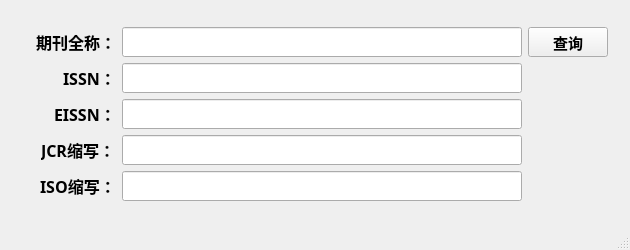
<?xml version="1.0" encoding="UTF-8"?>
<ui version="4.0">
 <class>MainWindow</class>
 <widget class="QMainWindow" name="MainWindow">
  <property name="geometry">
   <rect>
    <x>0</x>
    <y>0</y>
    <width>630</width>
    <height>250</height>
   </rect>
  </property>
  <property name="minimumSize">
   <size>
    <width>630</width>
    <height>250</height>
   </size>
  </property>
  <property name="maximumSize">
   <size>
    <width>630</width>
    <height>250</height>
   </size>
  </property>
  <property name="windowTitle">
   <string>WOS期刊缩写查询</string>
  </property>
  <widget class="QWidget" name="centralwidget">
   <layout class="QGridLayout" name="gridLayout">
    <item row="2" column="1">
     <spacer name="verticalSpacer">
      <property name="orientation">
       <enum>Qt::Vertical</enum>
      </property>
      <property name="sizeHint" stdset="0">
       <size>
        <width>20</width>
        <height>40</height>
       </size>
      </property>
     </spacer>
    </item>
    <item row="1" column="1">
     <layout class="QHBoxLayout" name="horizontalLayout_7">
      <item>
       <layout class="QVBoxLayout" name="verticalLayout">
        <item>
         <layout class="QHBoxLayout" name="horizontalLayout_5">
          <item>
           <spacer name="horizontalSpacer_3">
            <property name="orientation">
             <enum>Qt::Horizontal</enum>
            </property>
            <property name="sizeHint" stdset="0">
             <size>
              <width>40</width>
              <height>20</height>
             </size>
            </property>
           </spacer>
          </item>
          <item>
           <widget class="QLabel" name="label">
            <property name="minimumSize">
             <size>
              <width>0</width>
              <height>30</height>
             </size>
            </property>
            <property name="maximumSize">
             <size>
              <width>16777215</width>
              <height>30</height>
             </size>
            </property>
            <property name="font">
             <font>
              <family>宋体</family>
              <pointsize>12</pointsize>
              <weight>75</weight>
              <bold>true</bold>
             </font>
            </property>
            <property name="text">
             <string>期刊全称：</string>
            </property>
           </widget>
          </item>
         </layout>
        </item>
        <item>
         <layout class="QHBoxLayout" name="horizontalLayout">
          <item>
           <spacer name="horizontalSpacer">
            <property name="orientation">
             <enum>Qt::Horizontal</enum>
            </property>
            <property name="sizeHint" stdset="0">
             <size>
              <width>40</width>
              <height>20</height>
             </size>
            </property>
           </spacer>
          </item>
          <item>
           <widget class="QLabel" name="label_2">
            <property name="minimumSize">
             <size>
              <width>0</width>
              <height>30</height>
             </size>
            </property>
            <property name="maximumSize">
             <size>
              <width>16777215</width>
              <height>30</height>
             </size>
            </property>
            <property name="font">
             <font>
              <family>宋体</family>
              <pointsize>12</pointsize>
              <weight>75</weight>
              <bold>true</bold>
             </font>
            </property>
            <property name="text">
             <string>ISSN：</string>
            </property>
           </widget>
          </item>
         </layout>
        </item>
        <item>
         <layout class="QHBoxLayout" name="horizontalLayout_2">
          <item>
           <spacer name="horizontalSpacer_2">
            <property name="orientation">
             <enum>Qt::Horizontal</enum>
            </property>
            <property name="sizeHint" stdset="0">
             <size>
              <width>40</width>
              <height>20</height>
             </size>
            </property>
           </spacer>
          </item>
          <item>
           <widget class="QLabel" name="label_3">
            <property name="minimumSize">
             <size>
              <width>0</width>
              <height>30</height>
             </size>
            </property>
            <property name="maximumSize">
             <size>
              <width>16777215</width>
              <height>30</height>
             </size>
            </property>
            <property name="font">
             <font>
              <family>宋体</family>
              <pointsize>12</pointsize>
              <weight>75</weight>
              <bold>true</bold>
             </font>
            </property>
            <property name="text">
             <string>EISSN：</string>
            </property>
           </widget>
          </item>
         </layout>
        </item>
        <item>
         <layout class="QHBoxLayout" name="horizontalLayout_4">
          <item>
           <spacer name="horizontalSpacer_4">
            <property name="orientation">
             <enum>Qt::Horizontal</enum>
            </property>
            <property name="sizeHint" stdset="0">
             <size>
              <width>40</width>
              <height>20</height>
             </size>
            </property>
           </spacer>
          </item>
          <item>
           <widget class="QLabel" name="label_4">
            <property name="minimumSize">
             <size>
              <width>0</width>
              <height>30</height>
             </size>
            </property>
            <property name="maximumSize">
             <size>
              <width>16777215</width>
              <height>30</height>
             </size>
            </property>
            <property name="font">
             <font>
              <family>宋体</family>
              <pointsize>12</pointsize>
              <weight>75</weight>
              <bold>true</bold>
             </font>
            </property>
            <property name="text">
             <string>JCR缩写：</string>
            </property>
           </widget>
          </item>
         </layout>
        </item>
        <item>
         <layout class="QHBoxLayout" name="horizontalLayout_3">
          <item>
           <spacer name="horizontalSpacer_5">
            <property name="orientation">
             <enum>Qt::Horizontal</enum>
            </property>
            <property name="sizeHint" stdset="0">
             <size>
              <width>40</width>
              <height>20</height>
             </size>
            </property>
           </spacer>
          </item>
          <item>
           <widget class="QLabel" name="label_5">
            <property name="minimumSize">
             <size>
              <width>0</width>
              <height>30</height>
             </size>
            </property>
            <property name="maximumSize">
             <size>
              <width>16777215</width>
              <height>30</height>
             </size>
            </property>
            <property name="font">
             <font>
              <family>宋体</family>
              <pointsize>12</pointsize>
              <weight>75</weight>
              <bold>true</bold>
             </font>
            </property>
            <property name="text">
             <string>ISO缩写：</string>
            </property>
           </widget>
          </item>
         </layout>
        </item>
       </layout>
      </item>
      <item>
       <layout class="QVBoxLayout" name="verticalLayout_2">
        <item>
         <layout class="QHBoxLayout" name="horizontalLayout_6">
          <item>
           <widget class="QLineEdit" name="lineEdit">
            <property name="minimumSize">
             <size>
              <width>400</width>
              <height>30</height>
             </size>
            </property>
            <property name="maximumSize">
             <size>
              <width>400</width>
              <height>30</height>
             </size>
            </property>
           </widget>
          </item>
          <item>
           <widget class="QPushButton" name="pushButton">
            <property name="minimumSize">
             <size>
              <width>0</width>
              <height>30</height>
             </size>
            </property>
            <property name="maximumSize">
             <size>
              <width>16777215</width>
              <height>30</height>
             </size>
            </property>
            <property name="font">
             <font>
              <family>宋体</family>
              <pointsize>11</pointsize>
              <weight>75</weight>
              <bold>true</bold>
             </font>
            </property>
            <property name="text">
             <string>查询</string>
            </property>
           </widget>
          </item>
         </layout>
        </item>
        <item>
         <widget class="QLineEdit" name="lineEdit_2">
          <property name="minimumSize">
           <size>
            <width>400</width>
            <height>30</height>
           </size>
          </property>
          <property name="maximumSize">
           <size>
            <width>400</width>
            <height>30</height>
           </size>
          </property>
         </widget>
        </item>
        <item>
         <widget class="QLineEdit" name="lineEdit_3">
          <property name="minimumSize">
           <size>
            <width>400</width>
            <height>30</height>
           </size>
          </property>
          <property name="maximumSize">
           <size>
            <width>400</width>
            <height>30</height>
           </size>
          </property>
         </widget>
        </item>
        <item>
         <widget class="QLineEdit" name="lineEdit_5">
          <property name="minimumSize">
           <size>
            <width>400</width>
            <height>30</height>
           </size>
          </property>
          <property name="maximumSize">
           <size>
            <width>400</width>
            <height>30</height>
           </size>
          </property>
         </widget>
        </item>
        <item>
         <widget class="QLineEdit" name="lineEdit_4">
          <property name="minimumSize">
           <size>
            <width>400</width>
            <height>30</height>
           </size>
          </property>
          <property name="maximumSize">
           <size>
            <width>400</width>
            <height>30</height>
           </size>
          </property>
         </widget>
        </item>
       </layout>
      </item>
     </layout>
    </item>
    <item row="0" column="1">
     <spacer name="verticalSpacer_2">
      <property name="orientation">
       <enum>Qt::Vertical</enum>
      </property>
      <property name="sizeHint" stdset="0">
       <size>
        <width>20</width>
        <height>40</height>
       </size>
      </property>
     </spacer>
    </item>
    <item row="1" column="0">
     <spacer name="horizontalSpacer_6">
      <property name="orientation">
       <enum>Qt::Horizontal</enum>
      </property>
      <property name="sizeHint" stdset="0">
       <size>
        <width>40</width>
        <height>20</height>
       </size>
      </property>
     </spacer>
    </item>
    <item row="1" column="2">
     <spacer name="horizontalSpacer_7">
      <property name="orientation">
       <enum>Qt::Horizontal</enum>
      </property>
      <property name="sizeHint" stdset="0">
       <size>
        <width>40</width>
        <height>20</height>
       </size>
      </property>
     </spacer>
    </item>
   </layout>
  </widget>
  <widget class="QStatusBar" name="statusbar"/>
 </widget>
 <resources/>
 <connections/>
</ui>
